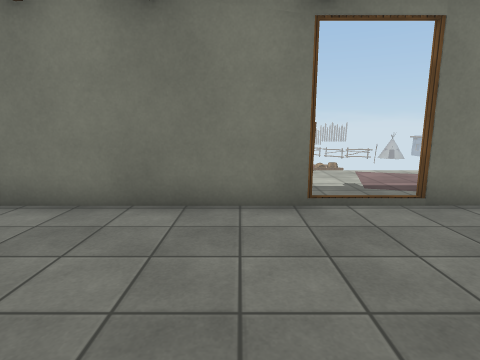
view 1 (above)

15 first-person views from a walk through a 3-D level made in the Unity game engine. The camera is 1.4 m above the floor, tilts 10° down and sees 80° across. The floor is counted in squares, 1 m on a side. Each view is taken from the middle of a square. On the plan, view 1 faces up. The plan holds only what a view shows up to about 14 squares ahead; the rest is blank. The place goes on beyond the plan. Some surface patterns are stand-ins.

view 2
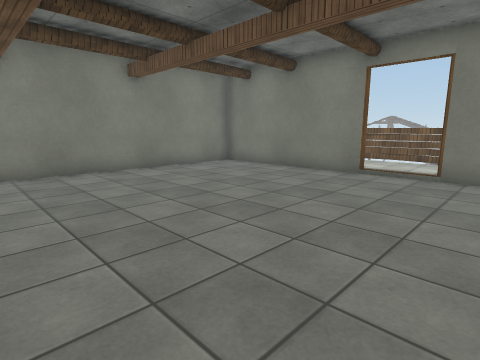

view 3
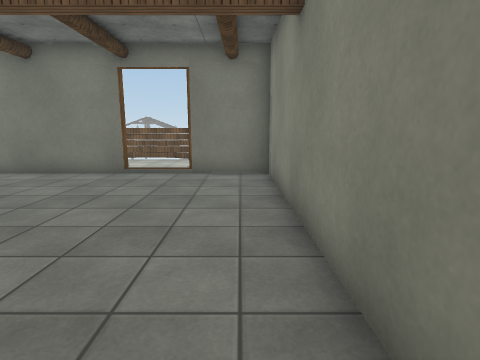

view 4
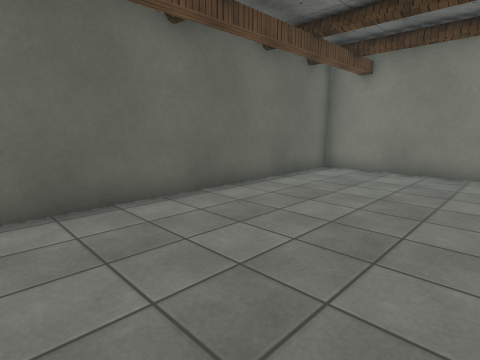

view 5
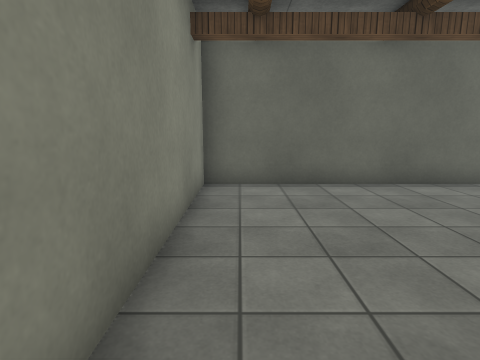

view 6
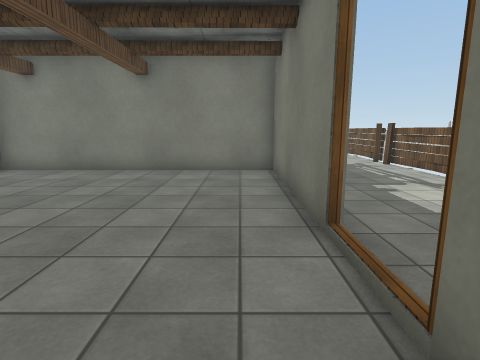

view 7
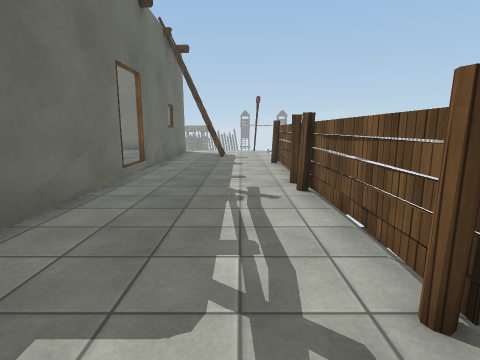

view 8
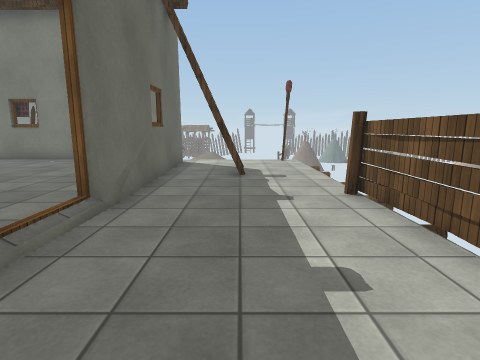

view 9
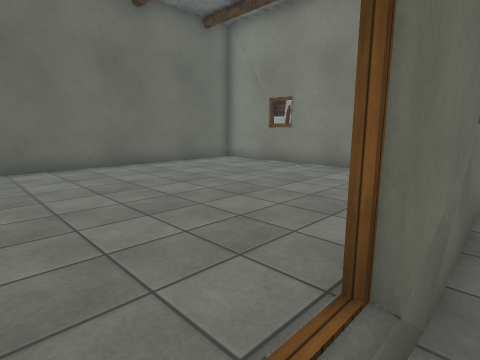

view 10
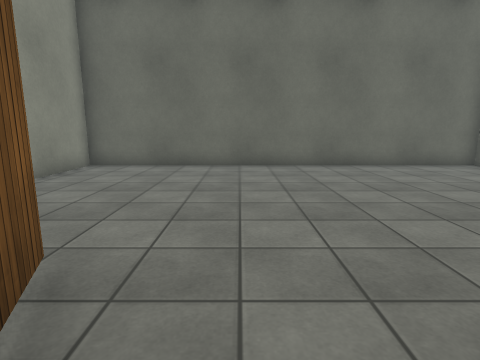

view 11
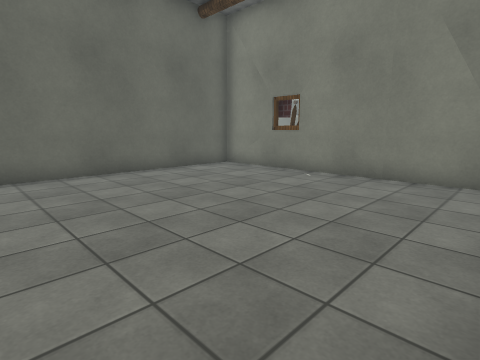

view 12
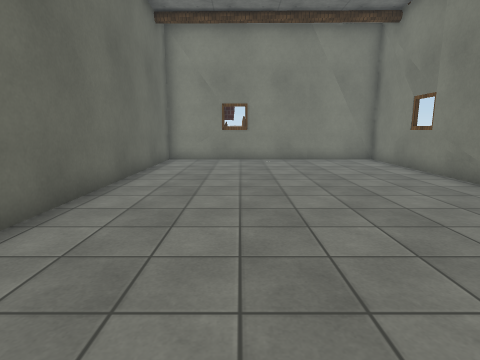

view 13
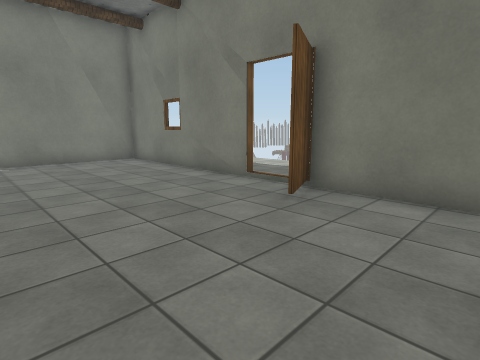

view 14
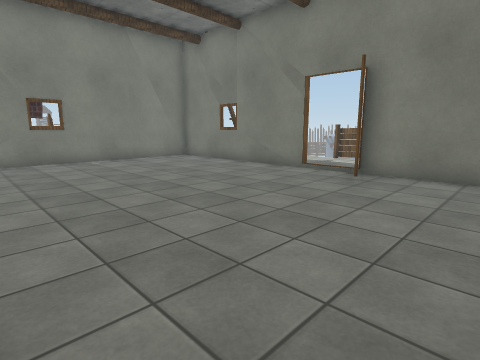

view 15
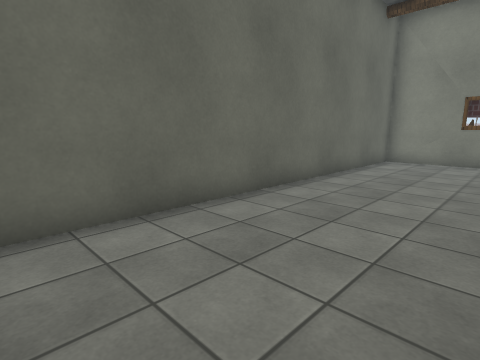

### Floor plan
Ten units are one square. View 1 is at (0, 0); x grows to the right and y downward. Boxes are objects, and circles mark ways between rooms. Rooms are numbered by the first view taken in them; rooms with no view inside come last. Other rooms are left out.
<svg viewBox="-210 -115 274 164">
<path fill="none" stroke="#000" d="M14 -52 -50 -52 -50 44M-51 44 59 44 59 -52 32 -52M-84 -106 -134 -106M-96 -55 -50 -55M-28 -106 -76 -106M-152 -57 -142 -55M25 -106 0 -106M-195 -55 -118 -55M-143 -57 -131 -55M-92 -35 -96 -44M-118 -52 -195 -52 -195 44 -51 44M-99 -55 -91 -35M-64 -52 -99 -52M-55 44 -55 14"/>
<rect x="-205" y="-105" width="10" height="10" fill="#bbb"><title>torch</title></rect>
<rect x="-185" y="-85" width="10" height="20" fill="#bbb"><title>ladder</title></rect>
<rect x="-165" y="-85" width="10" height="20" fill="#bbb"><title>ladder</title></rect>
<circle cx="25" cy="-50" r="3" fill="#2a7"/>
<circle cx="-105" cy="-50" r="3" fill="#2a7"/>
<text x="0" y="0">1</text>
<text x="-70" y="-80">2</text>
<text x="-130" y="0">3</text>
</svg>
Room 1 opens to room 2. Room 2 opens to room 3.

Where each view was taken, in squares from view 1:
view 1: 0 up, 0 right, facing up
view 2: 4 down, 5 right, facing up-left
view 3: 4 down, 5 right, facing up
view 4: 1 up, 5 right, facing down-left
view 5: 3 up, 5 right, facing down
view 6: 4 up, 5 right, facing left
view 7: 9 up, 1 left, facing left
view 8: 8 up, 7 left, facing left
view 9: 6 up, 10 left, facing down-left
view 10: 6 up, 11 left, facing down
view 11: 5 up, 11 left, facing down-left
view 12: 1 down, 6 left, facing left
view 13: 1 down, 6 left, facing up-left
view 14: 4 down, 6 left, facing up-left
view 15: 0 up, 6 left, facing down-left
